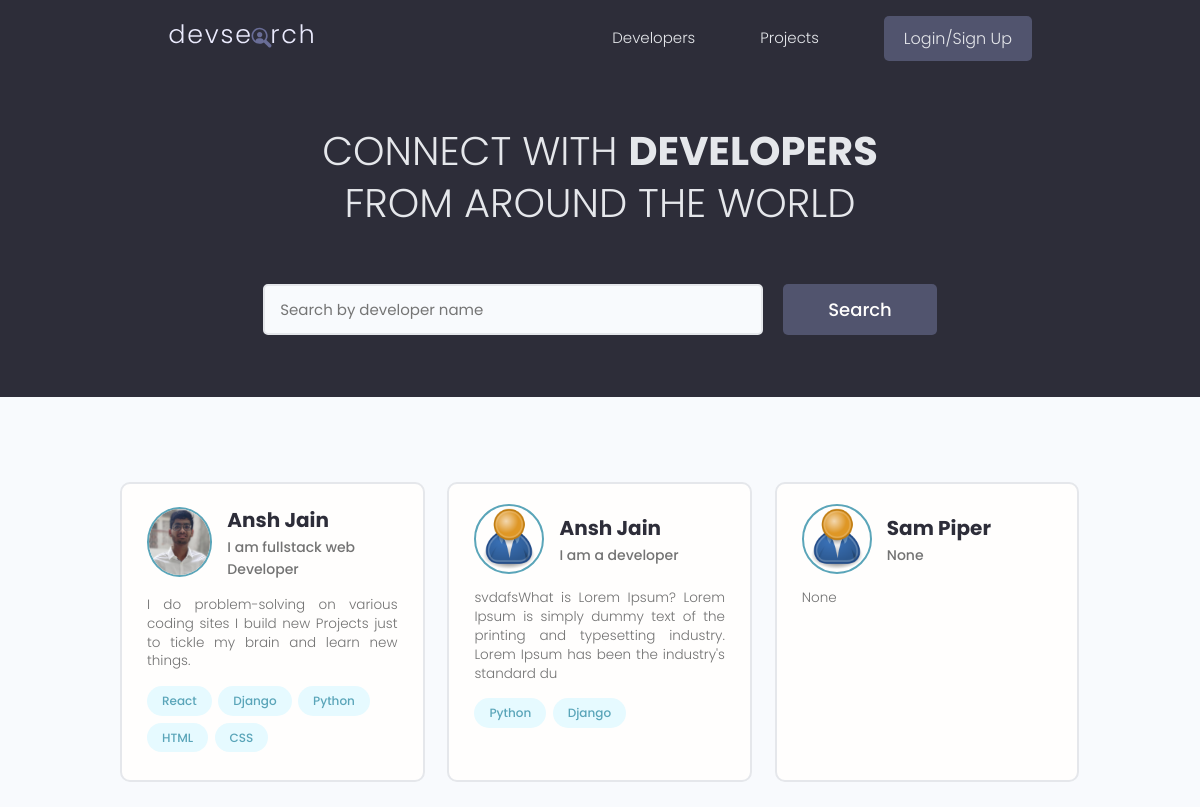
Before: / with the older database file.
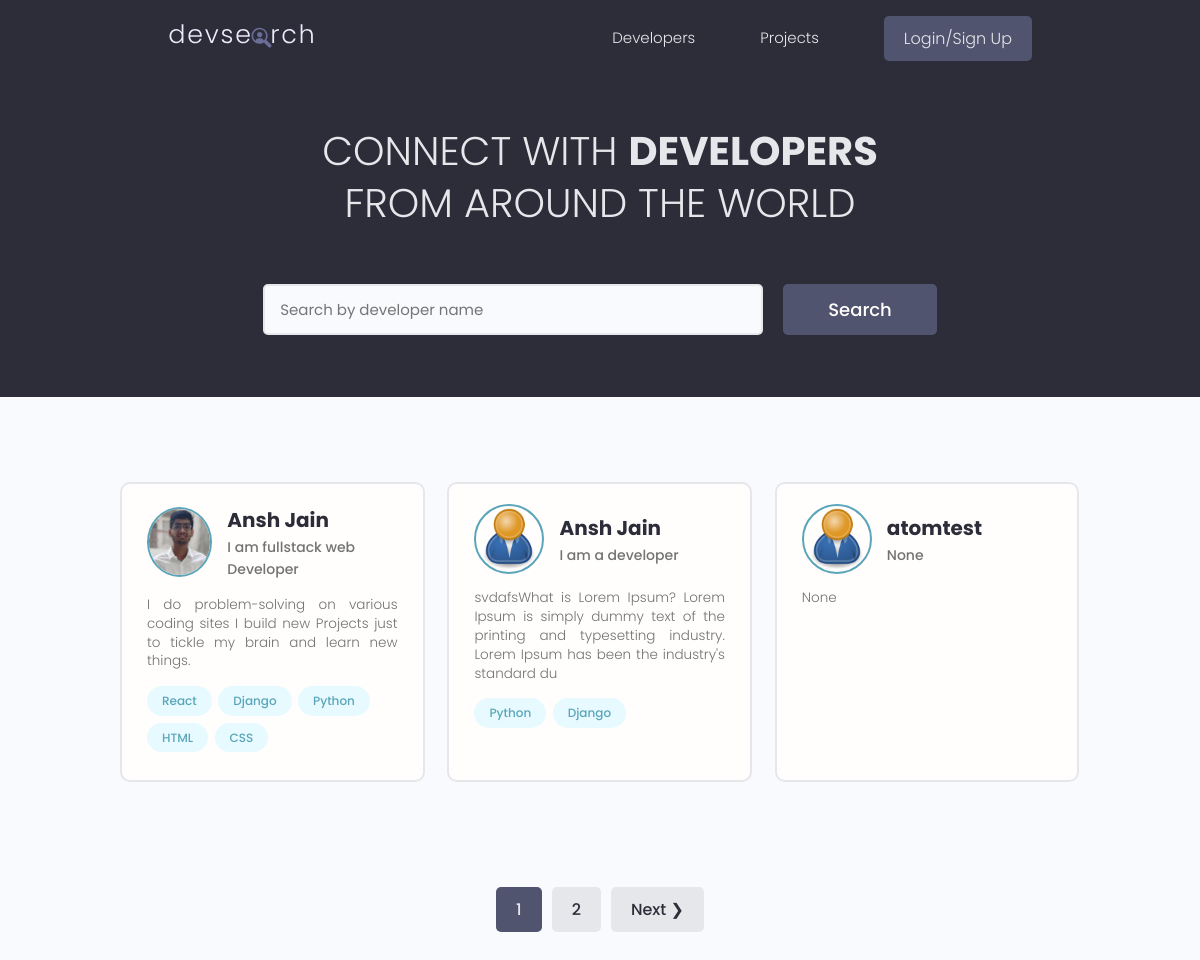
After: the same page with the newer database file.
### users/models.py (models this page shows, shortened)
class Profile(models.Model):
    user = models.OneToOneField(User, on_delete=models.CASCADE, null = True, blank = True)
    name = models.CharField(max_length=200, blank = True, null = True)
    email = models.EmailField(max_length=500, blank=True, null=True)
    username = models.CharField(max_length=200, blank = True, null = True)
    location = models.CharField(max_length=200, blank = True, null = True)
    short_intro = models.CharField(max_length=200, blank = True, null = True)
    bio = models.TextField(blank = True, null = True)
    profile_image = models.ImageField(null=True, blank=True, upload_to='profiles/', default="profiles/user-default.png")
    social_github = models.CharField(max_length=200, blank = True, null = True)
    social_twitter = models.CharField(max_length=200, blank = True, null = True)
    social_linkedin = models.CharField(max_length=200, blank = True, null = True)
    social_youtube = models.CharField(max_length=200, blank = True, null = True)
    social_website = models.CharField(max_length=200, blank = True, null = True)
    created = models.DateTimeField(auto_now_add = True)
    id = models.UUIDField(default=uuid.uuid4, unique=True, primary_key = True, editable = False)

class Skill(models.Model):
    owner = models.ForeignKey(Profile, on_delete=models.CASCADE, blank = True, null = True)
    name = models.CharField(max_length=200, blank = True, null = True)
    description = models.TextField(blank = True, null = True)
    created = models.DateTimeField(auto_now_add = True)
    id = models.UUIDField(default=uuid.uuid4, unique=True, primary_key = True, editable = False)
    def __str__(self):
        return str(self.name)

### users/views.py (the view)
# urls.py: path('', views.profiles, name="profiles"),
def profiles(request):
    profiles, search_query = searchProfiles(request)
    custom_range, profiles = paginateProfiles(request, profiles, 3)
    context = {'profiles': profiles, 'search_query' : search_query, 'custom_range':custom_range}
    return render(request, 'users/profiles.html', context)

### users/utils.py (called while the page is built)
def paginateProfiles(request, profiles, results) :
    page = request.GET.get('page')
    paginator = Paginator(profiles, results)
    try:
        profiles = paginator.page(page)
    except PageNotAnInteger :
        page = 1
        profiles = paginator.page(page)
    except EmptyPage:
        page = paginator.num_pages
        profiles = paginator.page(page)
    leftIndex = (int(page) - 4)
    if leftIndex < 1:
        leftIndex = 1
    rightIndex = (int(page) + 5)
    if rightIndex > paginator.num_pages:
        rightIndex = paginator.num_pages + 1
    custom_range = range(leftIndex, rightIndex)
    return custom_range, profiles

### users/templates/users/profiles.html (shortened to what this page needs)
{% extends 'main.html' %}
{% block content %}
  <main class="home">
    <section class="hero-section text-center">
      <div class="container container--narrow">
        <div class="hero-section__box">
          <h2>CONNECT WITH <span>DEVELOPERS</span></h2>
          <h2>FROM AROUND THE WORLD</h2>
        </div>
        <div class="hero-section__search">
          <form id='searchForm' class="form" action="{% url 'profiles' %}" method="get">
            <div class="form__field">
              <input class="input input--text" id="formInput#search" type="text" name="search_query"
                value = "{{search_query}}" placeholder="Search by developer name" />
            </div>
            <input class="btn btn--sub btn--lg" type="submit" value="Search" />
          </form>
        </div>
      </div>
    </section>
    <section class="devlist">
      <div class="container">
        <div class="grid grid--three">
           {% for profile in profiles %}
          <div class="column card">
            <div class="dev">
              <a href="{% url 'user-profile' profile.id %}" class="card__body">
                <div class="dev__profile">
                  <img class="avatar avatar--md" src="{{profile.profile_image.url}}" alt="image" />
                  <div class="dev__meta">
                    <h3>{{profile.name}}</h3>
                    <h5>{{profile.short_intro|slice:"60"}}</h5>
                  </div>
                </div>
                <p class="dev__info">{{profile.bio|slice:"150"}}</p>
                <div class="dev__skills">
                    {% for skill in profile.skill_set.all|slice:"5" %}
                  <span class="tag tag--pill tag--main">
                    <small>{{skill}}</small>
                  </span>
                  {% endfor %}
                </div>
              </a>
            </div>
          </div>
          {% endfor %}
        </div>
      </div>
    </section>
  </main>
  {% include 'pagination.html' with queryset=profiles custom_range=custom_range %}
{% endblock content %}

Changed rows visible on the page:
no longer on this page (row unchanged): Profile: profile_image (placeholder picture), name "Sam Piper", short_intro "None", bio "None"
added Profile: profile_image (placeholder picture), name "atomtest", short_intro "None", bio "None"
Other visible differences:
new list line: "1"
new list line: "2"
text now shown: "Next ❯"
